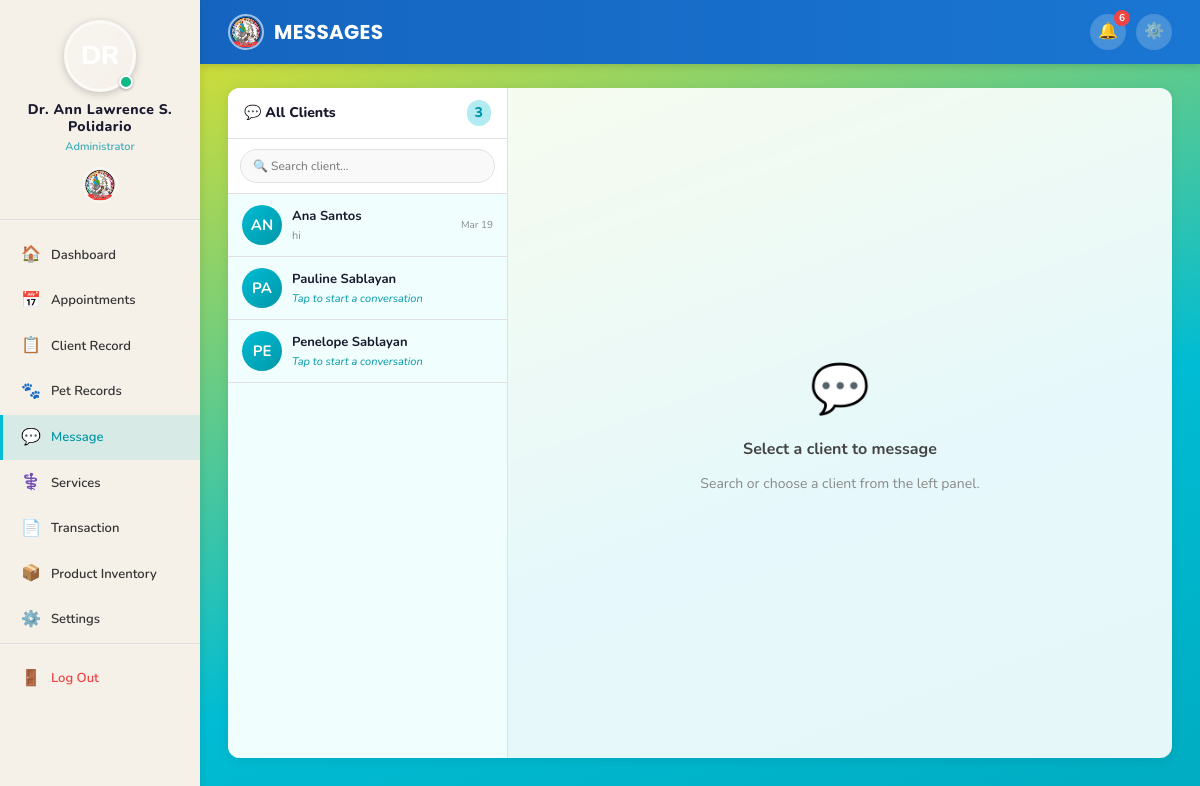
Page /admin/messages.php (signed in) on the earlier database version.
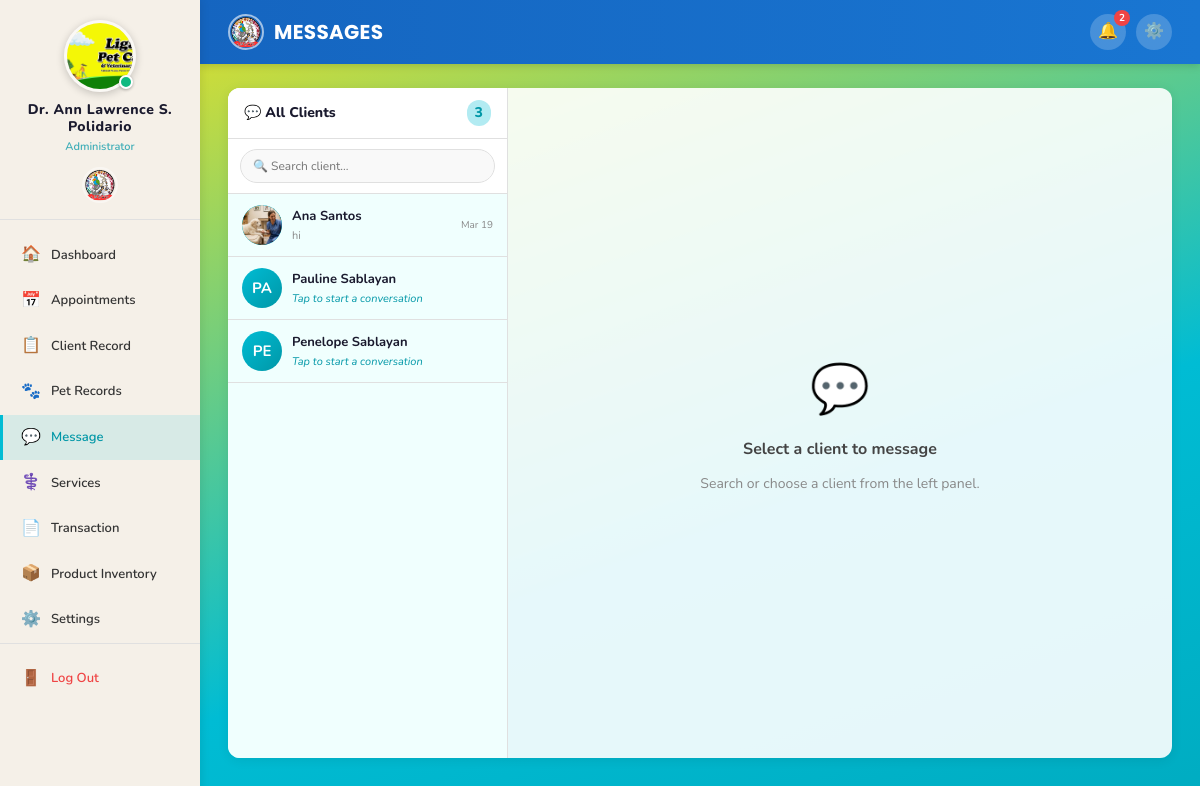
Same page on the later database version.
### tables this page shows
CREATE TABLE `users` (
  `id` int(11) NOT NULL,
  `name` varchar(100) NOT NULL,
  `address` varchar(255) DEFAULT NULL,
  `contact_no` varchar(20) DEFAULT NULL,
  `email` varchar(100) NOT NULL,
  `password` varchar(255) NOT NULL,
  `profile_picture` varchar(255) DEFAULT NULL,
  `gender` enum('male','female') DEFAULT 'female',
  `role` enum('user','admin','staff') DEFAULT 'user',
  `position` varchar(100) DEFAULT NULL,
  `status` enum('active','inactive') DEFAULT 'active',
  `created_at` timestamp NOT NULL DEFAULT current_timestamp(),
  `updated_at` timestamp NOT NULL DEFAULT current_timestamp() ON UPDATE current_timestamp()
);

### includes/db.php (called while the page is built, shortened)
<?php
function getRow($conn, $sql) {
    $result = mysqli_query($conn, $sql);
    if ($result && mysqli_num_rows($result) > 0) {
        return mysqli_fetch_assoc($result);
    }
    return null;
}
function getRows($conn, $sql) {
    $result = mysqli_query($conn, $sql);
    $rows = [];
    if ($result && mysqli_num_rows($result) > 0) {
        while ($row = mysqli_fetch_assoc($result)) {
            $rows[] = $row;
        }
    }
    return $rows;
}
function getUnreadNotifications($conn, $user_id) {
    $user_id = (int)$user_id;
    $result = mysqli_query($conn, "SELECT COUNT(*) as cnt FROM notifications WHERE user_id = $user_id AND is_read = 0");
    $row = mysqli_fetch_assoc($result);
    return $row['cnt'] ?? 0;
}
?>

### admin/messages.php (the view, shortened to what the changed rows need)
<?php
require_once '../includes/auth.php';
$admin_id = (int)$_SESSION['user_id'];
$chat_with = isset($_GET['contact']) ? (int)$_GET['contact'] : 0;
$contacts = getRows($conn,
    "SELECT u.id, u.name, u.profile_picture,
            (SELECT m2.message FROM messages m2
             WHERE (m2.sender_id=u.id AND m2.receiver_id=$admin_id)
                OR (m2.sender_id=$admin_id AND m2.receiver_id=u.id)
             ORDER BY m2.created_at DESC LIMIT 1) AS last_msg,
            (SELECT COUNT(*) FROM messages m3
             WHERE m3.sender_id=u.id
               AND m3.receiver_id=$admin_id
               AND m3.is_read=0) AS unread_count,
            (SELECT m4.created_at FROM messages m4
             WHERE (m4.sender_id=u.id AND m4.receiver_id=$admin_id)
                OR (m4.sender_id=$admin_id AND m4.receiver_id=u.id)
             ORDER BY m4.created_at DESC LIMIT 1) AS last_time
     FROM users u
     WHERE u.role='user' AND u.status='active'
     ORDER BY last_time DESC, u.name ASC");
?>
<!DOCTYPE html>
<html lang="en">
<head>
    <link rel="stylesheet" href="../assets/css/style.css">
</head>
<body>
<div class="app-wrapper">
    <?php include '../includes/sidebar_admin.php'; ?>
    <div class="main-content">
        <div class="topbar">
            <div class="topbar-actions">
                <a href="notifications.php" class="topbar-btn" title="Notifications">
                    🔔
                    <?php $unread_notif = getUnreadNotifications($conn, $_SESSION['user_id']); if ($unread_notif > 0): ?>
                        <span class="badge-count"><?= $unread_notif ?></span>
                    <?php endif; ?>
                </a>
            </div>
        </div>
        <div class="page-body" style="padding-bottom:0;">
            <div class="msg-layout">
                <div class="contacts-panel">
                    <div class="contacts-list" id="contactsList">
                        <?php if (empty($contacts)): ?>
                            <div class="no-contacts">
                                <div style="font-size:32px;margin-bottom:8px;">👤</div>
                                <p>No registered clients yet.</p>
                            </div>
                        <?php else: ?>
                            <?php foreach ($contacts as $ct):
                                $is_active = ($ct['id'] == $chat_with) ? 'active' : '';
                                $initials  = strtoupper(substr($ct['name'], 0, 2));
                                $has_msg   = !empty($ct['last_msg']);
                                $preview   = $has_msg
                                    ? (strlen($ct['last_msg']) > 30 ? substr($ct['last_msg'],0,30).'...' : $ct['last_msg'])
                                    : 'Tap to start a conversation';
                                $time_str  = $ct['last_time'] ? date('M d', strtotime($ct['last_time'])) : '';
                                $ct_pic       = $ct['profile_picture'] ?? '';
                                $ct_has_avatar = !empty($ct_pic) && file_exists($_avatar_disk_base . $ct_pic);
                                $ct_avatar_src = $ct_has_avatar ? $_avatar_web_base . htmlspecialchars($ct_pic) : '';
                            ?>
                                <a href="messages.php?contact=<?= $ct['id'] ?>"
                                   class="contact-item <?= $is_active ?>"
                                   data-name="<?= strtolower(htmlspecialchars($ct['name'])) ?>">
                                    <div class="contact-avatar">
                                        <?php if ($ct_has_avatar): ?>
                                            <img src="<?= $ct_avatar_src ?>"
                                                 alt="<?= htmlspecialchars($ct['name']) ?>"
                                                 onerror="this.style.display='none';this.nextElementSibling.style.display='flex';">
                                        <?php else: ?>
                                            <div class="ca-initials"><?= $initials ?></div>
                                        <?php endif; ?>
                                    </div>
                                    <div class="contact-body">
                                        <div class="contact-name"><?= htmlspecialchars($ct['name']) ?></div>
                                        <div class="contact-preview <?= !$has_msg ? 'new-chat' : '' ?>">
                                            <?= htmlspecialchars($preview) ?>
                                        </div>
                                    </div>
                                    <div class="contact-meta">
                                        <?php if ($time_str): ?>
                                            <span class="contact-time"><?= $time_str ?></span>
                                        <?php endif; ?>
                                    </div>
                                </a>
                            <?php endforeach; ?>
                        <?php endif; ?>
                    </div>
                </div>
            </div>
        </div>
    </div>
</div>
</body>
</html>

### includes/sidebar_admin.php (shortened to what the changed rows need)
<?php
$admin_data     = getRow($conn, "SELECT name, profile_picture FROM users WHERE id=" . (int)$_SESSION['user_id']);
$admin_name     = $admin_data['name'] ?? ($_SESSION['user_name'] ?? 'Administrator');
$admin_pic      = $admin_data['profile_picture'] ?? '';
$_avatar_disk_base = dirname(__DIR__) . '/assets/images/avatars/';
$_avatar_web_base  = '../assets/images/avatars/';
if (!empty($admin_pic) && file_exists($_avatar_disk_base . $admin_pic)) {
    $avatar_src  = $_avatar_web_base . htmlspecialchars($admin_pic);
    $avatar_show = true;
} else {
    $avatar_src  = '';
    $avatar_show = false;
}
?>
<aside class="sidebar">
    <a href="profile.php" class="sidebar-logo"
       style="flex-direction:column; align-items:center; padding:20px 16px 16px; gap:10px;
              text-decoration:none; cursor:pointer; transition:var(--transition);"
       onmouseover="this.style.background='rgba(0,0,0,0.05)'"
       onmouseout="this.style.background='transparent'">
        <div style="position:relative; width:72px; height:72px; flex-shrink:0;">
            <?php if ($avatar_show): ?>
                <img src="<?= $avatar_src ?>"
                     alt="<?= htmlspecialchars($admin_name) ?>"
                     id="sidebarAdminAvatar"
                     style="width:72px; height:72px; border-radius:50%; object-fit:cover;
                            border:3px solid rgba(255,255,255,0.6);
                            box-shadow:0 2px 8px rgba(0,0,0,0.2);"
                     onerror="this.style.display='none'; document.getElementById('sidebarAdminInitials').style.display='flex';">
            <?php endif; ?>
            <span style="position:absolute; bottom:3px; right:3px;
                         width:14px; height:14px; border-radius:50%;
                         background:#10b981; border:2px solid #fff;
                         box-shadow:0 1px 3px rgba(0,0,0,0.3);">
            </span>
        </div>
        <div style="text-align:center;">
            <div class="username" style="font-size:14px; font-weight:800; letter-spacing:0.5px;">
                <?= htmlspecialchars($admin_name) ?>
            </div>
            <div class="role" style="font-size:11px; opacity:0.75; margin-top:2px;">
                Administrator
            </div>
        </div>
    </a>
</aside>

Differences in the rows shown:
changed users "Dr. Ann Lawrence S. Polidario": profile_picture: picture added
changed users "Ana Santos": profile_picture: picture added; profile_picture "avatar_2_1774240054.png" → "avatar_2_1774249991.jpg" (drawn); name "AN" → (not shown)
Other differences:
$unread_notif: "6" → "2"
